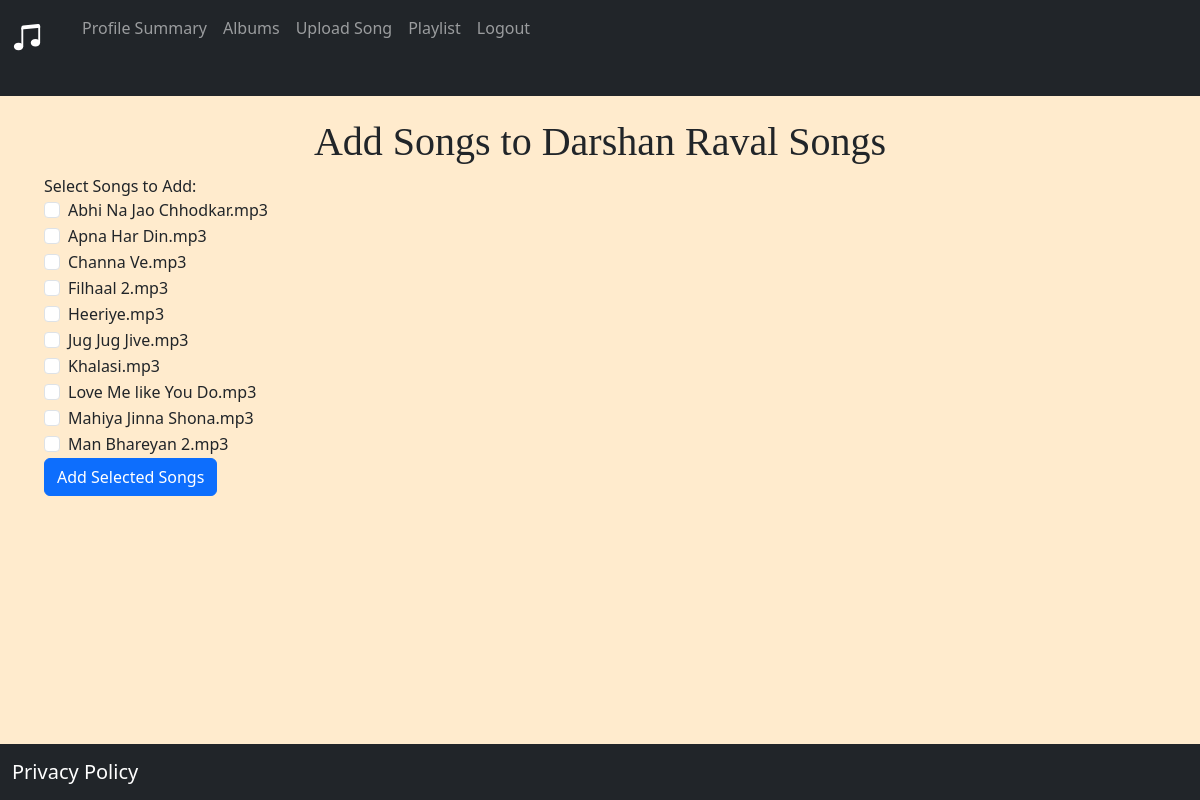
/add_songs_to_album/1 (signed in), run on the app's committed database.
### website/models.py (models this page shows)
class Album(db.Model):
    id = db.Column(db.Integer, primary_key = True)
    name = db.Column(db.String(150))
    genre = db.Column(db.String(150))
    artist = db.Column(db.String(150))
    created_at = db.Column(db.DateTime(), default = func.now())
    user_id = db.Column(db.Integer, db.ForeignKey('user.id'))
    album_songs = db.relationship('Song', secondary=album_song_association, back_populates='albums')

class Song(db.Model):
    id = db.Column(db.Integer, primary_key = True)
    name = db.Column(db.String(150))
    lyrics = db.Column(db.String(5000))
    duration = db.Column(db.String(150))
    singer = db.Column(db.String(150))
    genre = db.Column(db.String(150))
    created_at = db.Column(db.DateTime(), default = func.now())
    ratings = db.Column(db.Float, default=0.0)
    num_ratings = db.Column(db.Integer, default=0)
    user_id = db.Column(db.Integer, db.ForeignKey('user.id'))
    albums = db.relationship('Album', secondary= album_song_association, back_populates='album_songs')
    playlists = db.relationship('Playlist', secondary= playlist_song_association, back_populates='songs')

### website/album.py (the view, shortened to what this page needs)
@album.route('/add_songs_to_album/<int:album_id>', methods=['GET', 'POST'])
def add_songs_to_album(album_id):
    album = Album.query.get_or_404(album_id)
    if request.method == 'GET':
        if album.user_id != session.get('user'):
            flash('You are not authorized to perform this action.', 'danger')
            return redirect(url_for('album.view_album_songs', album_id=album_id))
        remaining_songs = get_remaining_songs(album)
        return render_template('add_songs_to_album.html', album=album, remaining_songs=remaining_songs)

### website/album.py (called while the page is built)
def get_remaining_songs(album):
    remaining_songs = Song.query.filter(~Song.albums.any(id=album.id)).all()
    return remaining_songs

### website/templates/add_songs_to_album.html (shortened to what this page needs)
{% extends 'base.html' %}
{% block content %}
<div class="container">
    <center><h1 style="font-family: cursive;"> Add Songs to {{ album.name }} </h1></center>
    <div class="row">
        <form method="post" action="{{ url_for('album.add_songs_to_album', album_id=album.id) }}">
            <label>Select Songs to Add:</label>
            {% for song in remaining_songs %}
                <div class="form-check">
                    <input class="form-check-input" type="checkbox" name="selected_songs" value="{{ song.id }}">
                    <label class="form-check-label" for="selected_songs_{{ song.id }}">
                        {{ song.name }}
                    </label>
                </div>
            {% endfor %}
            <button type="submit" class="btn btn-primary">Add Selected Songs</button>
        </form>
    </div>
</div>
{% endblock %}

### data on the page
Album: name "Darshan Raval Songs"
Song: name "Abhi Na Jao Chhodkar.mp3"
Song: name "Apna Har Din.mp3"
Song: name "Channa Ve.mp3"
Song: name "Filhaal 2.mp3"
Song: name "Heeriye.mp3"
Song: name "Jug Jug Jive.mp3"
Song: name "Khalasi.mp3"
Song: name "Love Me like You Do.mp3"
Song: name "Mahiya Jinna Shona.mp3"
Song: name "Man Bhareyan 2.mp3"
